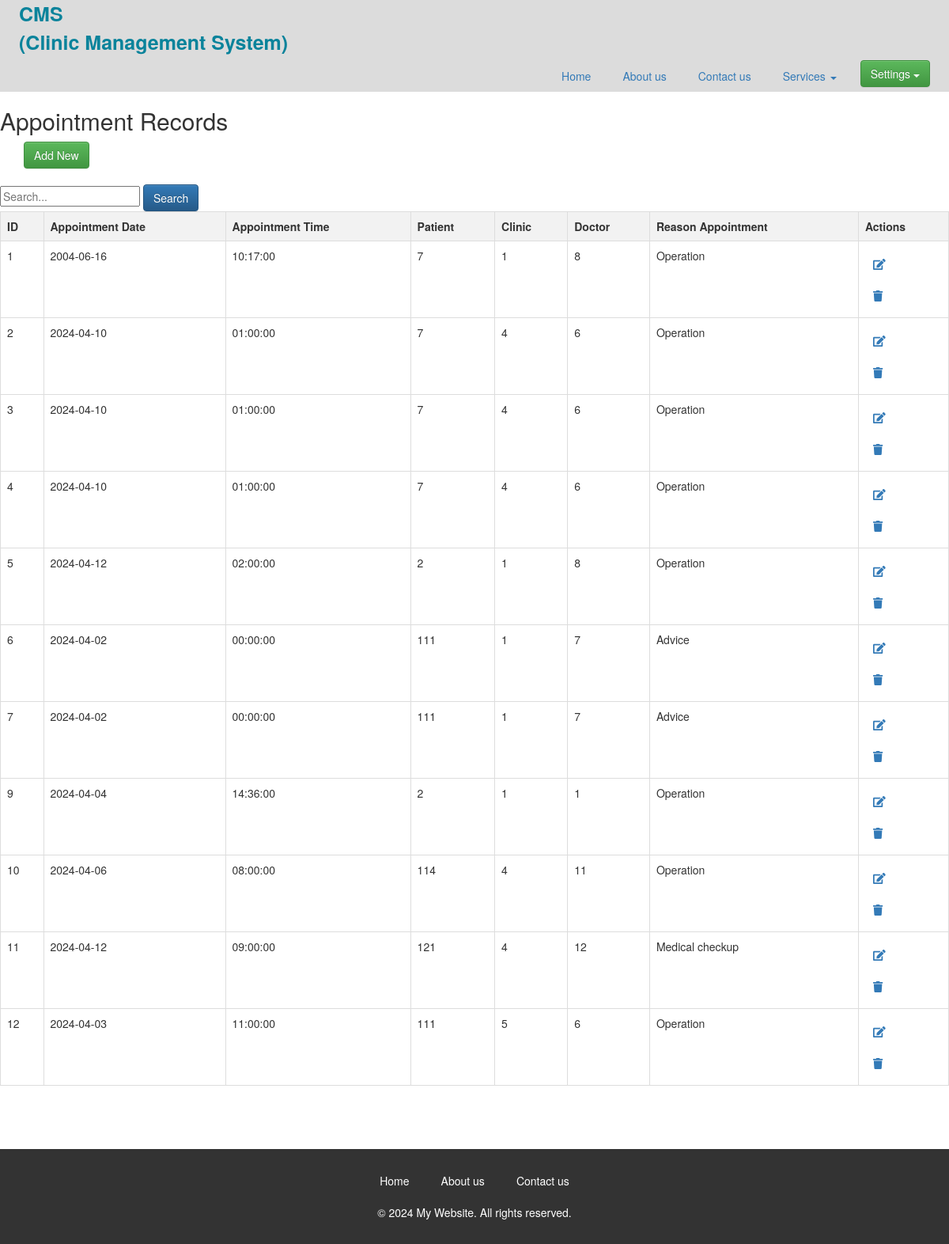
/appointment.php, run on the app's committed database.
### tables this page shows
CREATE TABLE `appointment` (
  `ID` int(10) NOT NULL,
  `AppointimentDate` date DEFAULT NULL,
  `AppointmentTime` time DEFAULT NULL,
  `Patient` int(11) DEFAULT NULL,
  `Clinic` int(11) DEFAULT NULL,
  `Doctor` int(11) DEFAULT NULL,
  `ReasonAppointment` varchar(60) DEFAULT NULL
);

### appointment.php (the view, shortened to what this page needs)
<?php
$sql_select = "SELECT * FROM appointment";
?>
<!DOCTYPE html>
<html lang="en">
<head>
    <link rel="stylesheet" href="style.css">
<link rel="stylesheet" href="https://cdn.jsdelivr.net/npm/bootstrap@3.3.7/dist/css/bootstrap.min.css" integrity="
sha384-BVYiiSIFeK1dGmJRAkycuHAHRg32OmUcww7on3RYdg4Va+PmSTsz/K68vbdEjh4u">
<link rel="stylesheet" href="https://cdn.jsdelivr.net/npm/bootstrap@3.3.7/dist/css/bootstrap-theme.min.css
">
</head>
<body>
    <nav>
        <label class="logo" >CMS <br>
            (Clinic Management System)</label>
        <ul>
            <li><a href="home.html">Home</a></li>
            <li><a href="about.html">About us</a></li>
            <li><a href="contact.html">Contact us</a></li>
            <li class="dropdown"><a href="#" class="dropdown-toggle" data-toggle="dropdown" role="button" aria-haspopup="true" aria-expanded="false">
                Services  <span class="caret"></span></a>
            </li>
            <li class="dropdown">
                <a href="#" class="btn btn-success dropdown-toggle" data-toggle="dropdown" role="button" aria-haspopup="true" aria-expanded="false">
                    Settings <span class="caret"></span>
                </a>
            </li>
        </ul>
    </nav>
      <h2>Appointment Records</h2>
    <div class="container">
        <a href="appointmentform.php" class="btn btn-success">Add New</a>
    </div>
    <br>
    <form method="GET" action="">
    <input type="text" name="search" placeholder="Search...">
    <button type="submit" class="btn btn-primary">Search</button>
</form>
    <table id="dataTable" class="table table-hover text-center">
        <tr>
            <th>ID</th>
            <th>Appointment Date</th>
            <th>Appointment Time</th>
            <th>Patient</th>
            <th>Clinic</th>
            <th>Doctor</th>
            <th>Reason Appointment</th>
             <th>Actions</th>
        </tr>
        <?php
include('database_connection.php');
if ($_SERVER["REQUEST_METHOD"] == "GET" && isset($_GET['search'])) {
    $search = $_GET['search'];
    $sql_select = "SELECT * FROM appointment WHERE
                   AppointimentDate LIKE '%$search%' OR
                   AppointmentTime LIKE '%$search%' OR
                   Patient LIKE '%$search%' OR
                   Clinic LIKE '%$search%' OR
                   Doctor LIKE '%$search%' OR
                   ReasonAppointment LIKE '%$search%'";
} else {
    $sql_select = "SELECT * FROM appointment";
}
$result = $conn->query($sql_select);
        if ($result->num_rows > 0) {
            while ($row = $result->fetch_assoc()) {
                echo "<tr>";
                echo "<td>" . $row["ID"] . "</td>";
                echo "<td>" . $row["AppointimentDate"] . "</td>";
                echo "<td>" . $row["AppointmentTime"] . "</td>";
                echo "<td>" . $row["Patient"] . "</td>";
                echo "<td>" . $row["Clinic"] . "</td>";
                echo "<td>" . $row["Doctor"] . "</td>";
                echo "<td>" . $row["ReasonAppointment"] . "</td>";
                echo "<td>";
                echo "<a href='aupdate.php?updateID=" . $row['ID'] . "'><i class='fas fa-edit'></i></a>";
                echo "<a href='adelete.php?ID=" . $row['ID'] . "'><i class='fas fa-trash'></i></a>";
                echo "</td>";
                echo "</tr>";
            }
        } else {
            echo "<tr><td colspan='6'>No data found</td></tr>";
        }
        ?>
    </table>
</section><br><br><br>
    <footer>
        <ul>
            <li><a href="home.html">Home</a></li>
            <li><a href="about.html">About us</a></li>
            <li><a href="contact.html">Contact us</a></li>
        </ul>
        <p>&copy; 2024 My Website. All rights reserved.</p>
    </footer>
</body>
</html>

### style.css (style rules this page uses)
body { font-family: Arial, sans-serif; margin: 0; padding: 0; }
nav { background-color: gainsboro; color: #fff; padding: 0 4px; }
.logo { font-size: 25px; color: #0a839b; margin-left: 20px; }
ul { list-style-type: none; margin: 0; padding: 0; display: flex; justify-content: flex-end; }
li { margin-right: 20px; position: relative; }
a { text-decoration: none; color: #fff; display: block; padding: 10px; }
.btn { display: inline-block; padding: 10px 20px; background-color: #4CAF50; color: #6b99b8; border: none; border-radius: 5px; cursor: pointer; text-decoration: none; }
footer { background-color: #333; color: #fff; padding: 20px 0; text-align: center; }
footer ul { list-style-type: none; display: flex; justify-content: center; margin-bottom: 10px; }
footer li { margin: 0 10px; }
footer a { color: #fff; text-decoration: none; }

### appointment.php (style rules this page uses)
table { width: 100%; border-collapse: collapse; }
th, td { border: 1px solid #ddd; padding: 8px; text-align: left; }
th { background-color: #f2f2f2; }

### data on the page
appointment: ID "1", AppointimentDate "2004-06-16", AppointmentTime "10:17:00", Patient "7", Clinic "1", Doctor "8", ReasonAppointment "Operation"
appointment: ID "2", AppointimentDate "2024-04-10", AppointmentTime "01:00:00", Patient "7", Clinic "4", Doctor "6", ReasonAppointment "Operation"
appointment: ID "3", AppointimentDate "2024-04-10", AppointmentTime "01:00:00", Patient "7", Clinic "4", Doctor "6", ReasonAppointment "Operation"
appointment: ID "4", AppointimentDate "2024-04-10", AppointmentTime "01:00:00", Patient "7", Clinic "4", Doctor "6", ReasonAppointment "Operation"
appointment: ID "5", AppointimentDate "2024-04-12", AppointmentTime "02:00:00", Patient "2", Clinic "1", Doctor "8", ReasonAppointment "Operation"
appointment: ID "6", AppointimentDate "2024-04-02", AppointmentTime "00:00:00", Patient "111", Clinic "1", Doctor "7", ReasonAppointment "Advice"
appointment: ID "7", AppointimentDate "2024-04-02", AppointmentTime "00:00:00", Patient "111", Clinic "1", Doctor "7", ReasonAppointment "Advice"
appointment: ID "9", AppointimentDate "2024-04-04", AppointmentTime "14:36:00", Patient "2", Clinic "1", Doctor "1", ReasonAppointment "Operation"
appointment: ID "10", AppointimentDate "2024-04-06", AppointmentTime "08:00:00", Patient "114", Clinic "4", Doctor "11", ReasonAppointment "Operation"
appointment: ID "11", AppointimentDate "2024-04-12", AppointmentTime "09:00:00", Patient "121", Clinic "4", Doctor "12", ReasonAppointment "Medical checkup"
appointment: ID "12", AppointimentDate "2024-04-03", AppointmentTime "11:00:00", Patient "111", Clinic "5", Doctor "6", ReasonAppointment "Operation"
